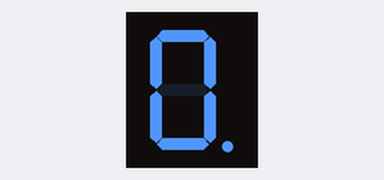
Simulated run of this sketch. Board: Arduino Uno, built with avr-gcc and run on an emulated ATmega328P. On the bench: 1-digit seven-segment display. Wiring (from diagram.json): 1-digit 7-segment display, segments lit when LOW: segments pin 2, pin 3, pin 4, pin 6, pin 7, pin 8, pin 9, pin 5. The segment pins are drawn as the display they are named for.

Above: at 0.1 s.
At 1.1 s:
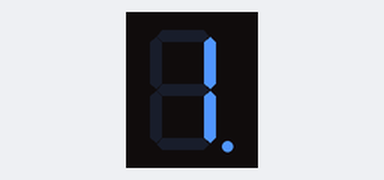
At 2.1 s:
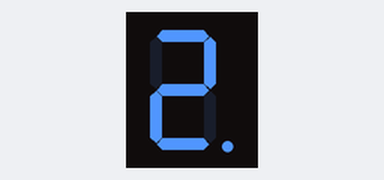
At 5.1 s:
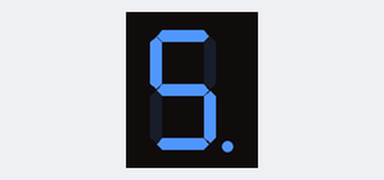
At 7.1 s:
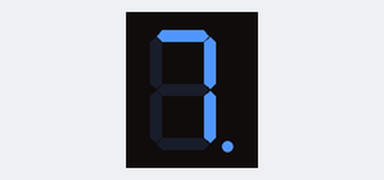
At 10.1 s:
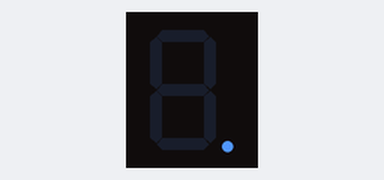

Measured:
- by itself, everything shown: repeats every 13.0 s, in 11 steps
- what the display in image 1 shows lasts 1.0 s, from 1.0 s to 2.0 s
- what the display in image 5 shows lasts 3.0 s, from 10.0 s to 13.0 s

The sketch:

sketch.ino
```cpp
const byte numeral[10] =
{
  // 0 = led dalam seven segment yang tidak diberikan tagangan
  // 1 = led dalam seven segment yang diberikan tagangan masukan
  B11111101, // angka 0
  B01100001, // angka 1
  B11011011, // angka 2
  B11110011, // angka 3
  B01100111, // angka 4
  B10110111, // angka 5
  B00111111, // angka 6
  B11100001, // angka 7
  B11111111, // angka 8
  B11100111, // angka 9
};

// pin dari segment dp,G,F,E,D,C,B,A
const int segmentPins[8] = { 5,9,8,7,6,4,3,2};


void setup()
{
  for(int i=0; i < 8; i++)
  {
    pinMode(segmentPins[i], OUTPUT);
  }
}

void loop()
{
  //Seven segment akan memulai dari 0 sampai 10
  //cara kerjanya sistem ditambah 1 dengan delay 1 detik dan ditambah 1 dengan delay 1 detik sampai batas nilai 10.
  for(int i=0; i <= 10; i++)
  {
    showDigit(i);
    delay(1000);
  }
    delay(2000);
  }

void showDigit( int number)
{
  boolean isBitSet;
  for(int segment = 1; segment < 8; segment++)
  {
    if( number < 0 || number > 9)
    {
      isBitSet = 0; // turn off all segments
    }
    else
    {
    // isBitSet will be true if given bit is 1
    isBitSet = bitRead(numeral[number], segment);
    }
  isBitSet = !isBitSet; //
  digitalWrite( segmentPins[segment], isBitSet);
  }
}
```
